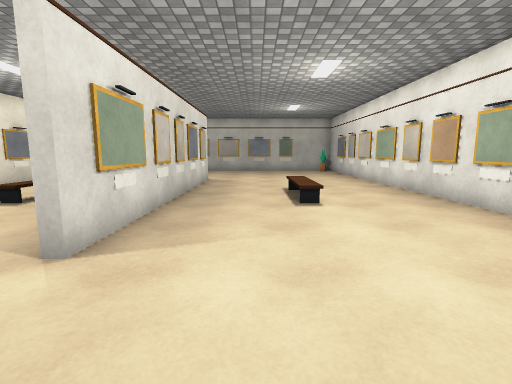
View 1 (above)

20 first-person views from a walk through a 3-D level made in the Unity game engine. The camera is 1.3 m above the floor, tilts 8° down and sees 85° across. The floor is counted in squares, 1 m on a side. Each view is taken from the middle of a square. On the plan, view 1 faces up. The plan holds only what a view shows up to about 13 squares ahead; the rest is blank. Some animated figures are not drawn. Surface patterns are stand-ins for the level's own textures.

View 2
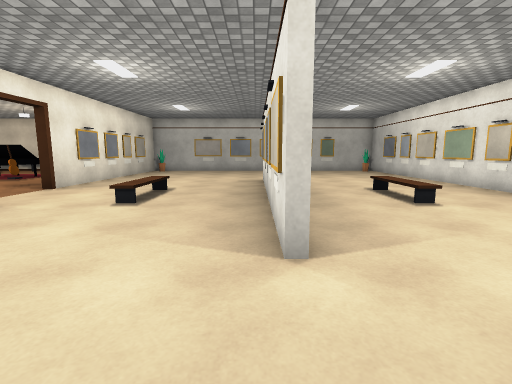

View 3
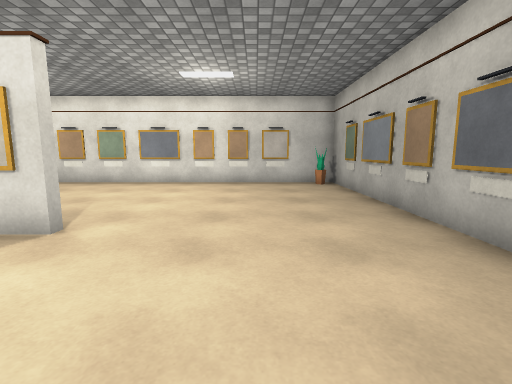

View 4
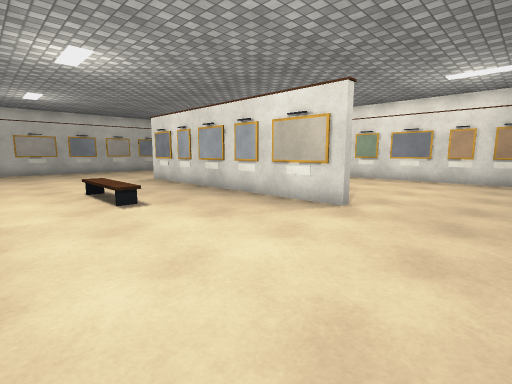

View 5
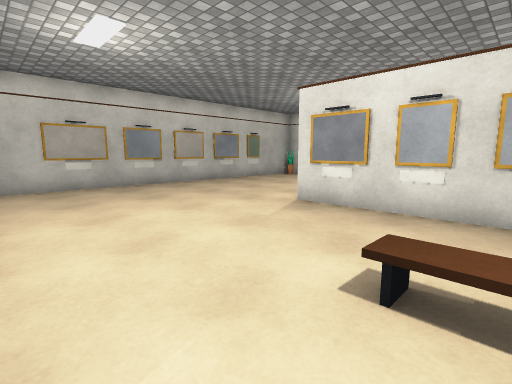

View 6
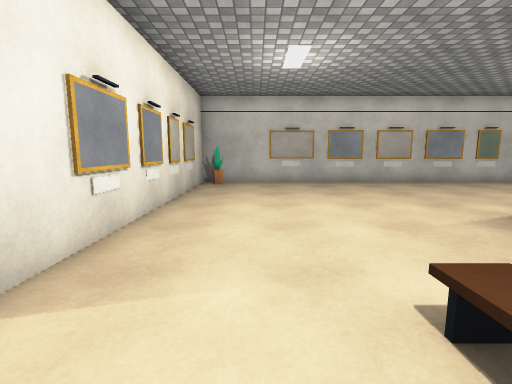

View 7
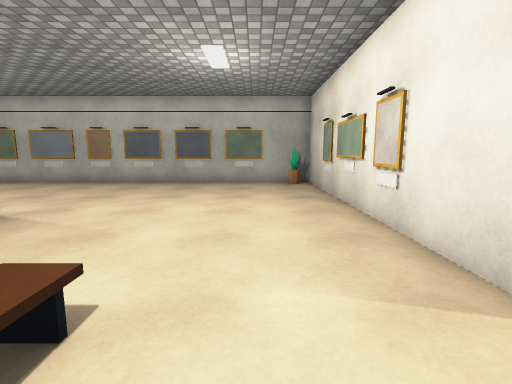

View 8
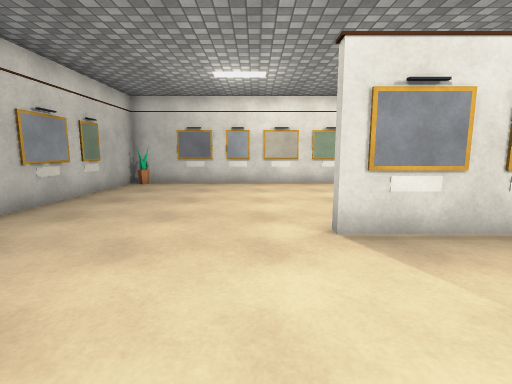

View 9
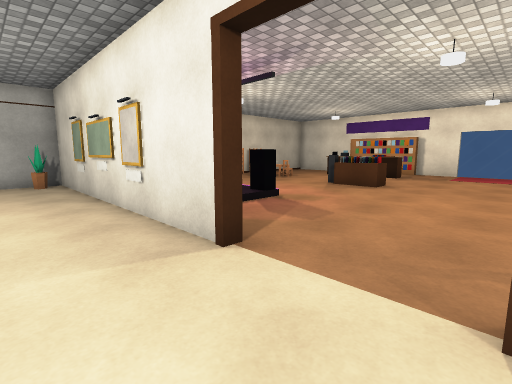

View 10
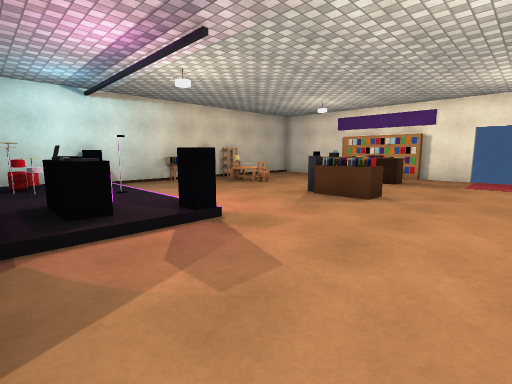

View 11
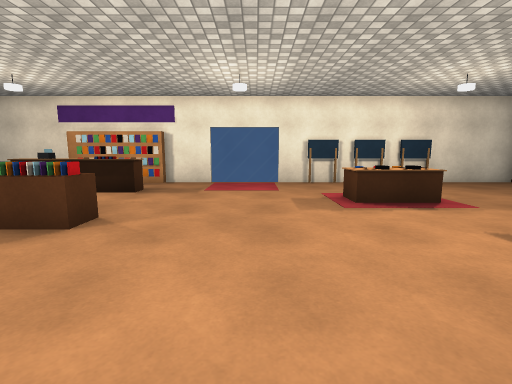

View 12
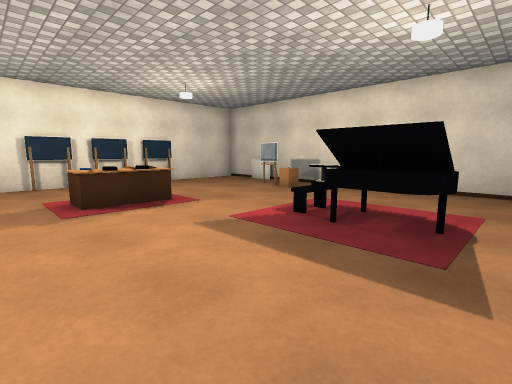

View 13
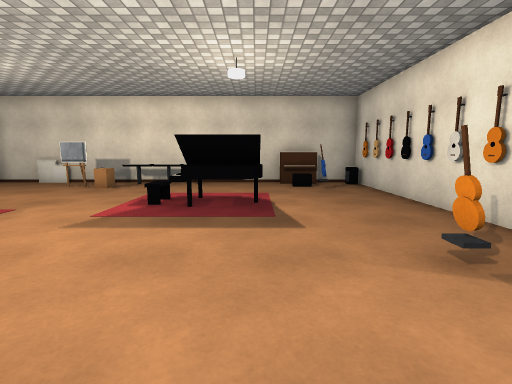

View 14
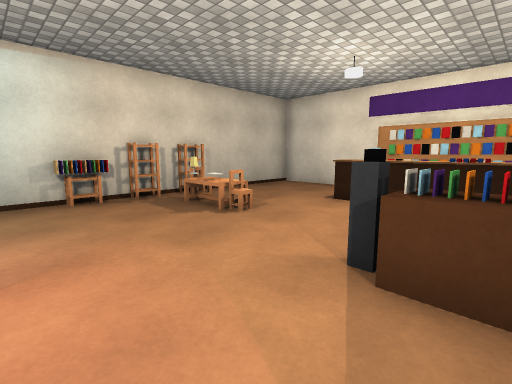

View 15
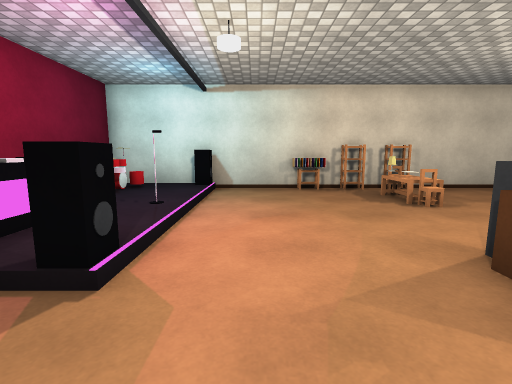

View 16
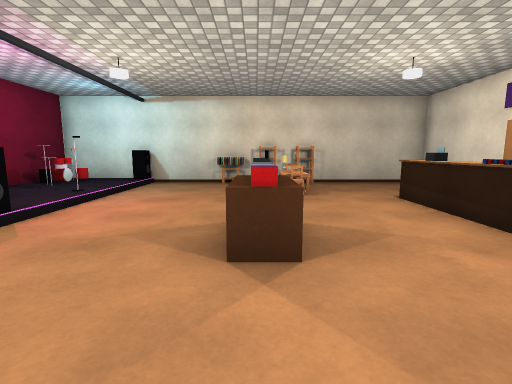

View 17
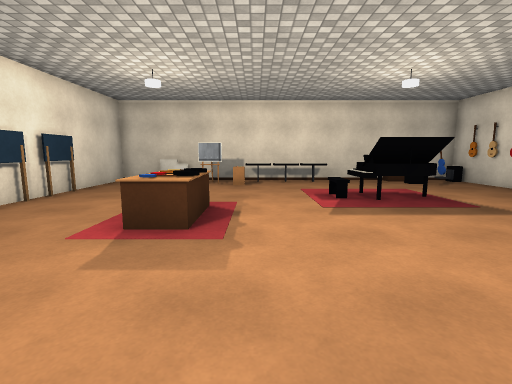

View 18
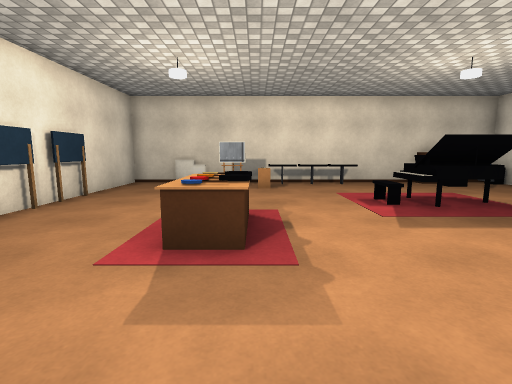

View 19
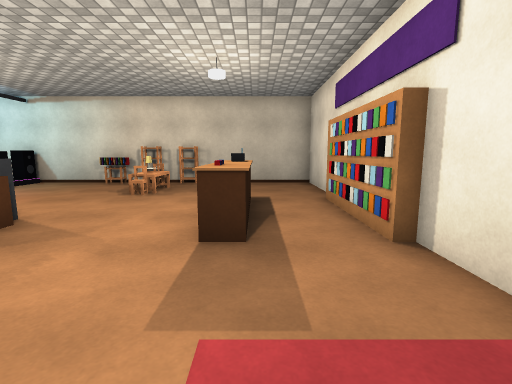

View 20
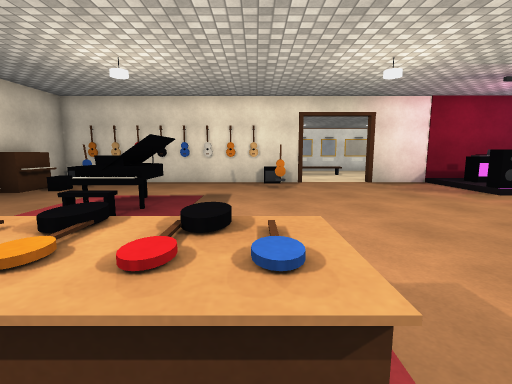

### Floor plan
Key: @ floor where view 1 was taken; # wall or solid block; . main floor; : floor 0.25 m higher than the main floor; = window, fence, low wall or low ledge; ^ raised ledge; O other object.
Columns run from 27 left of view 1 to 6 right of it. Each row starts with its distance up from view 1.
 21 #######    ##### #################
 20 #......^^^^..OO.O#...O.O.O.O.O..O#
 19 #....#O.......O..#...............#
 18 #.....O.......O..#..............O#
 17 #................#...............#
 16 #O........^^O....#..............O#
 15 #O........^OO....#...............#
 14 #O...O...........#..............O#
 13 #O...OO..........#......O#.......#
 12 #O...OO.........O#......O#......O#
 11 #O............O.##......O#.......#
 10 =................#.......#......O#
  9 =.......................O#.......#
  8 =........................#......O#
  7 #................#......O#.......#
  6 #.......O........#.......#......O#
  5  O.OO...O........#......O#.......#
  4  O.OO...O....O:O:#.......#......O#
  3  O.OO........::O:#...............#
  2  O.OO........::O:#..............O#
  1  O. O........#:::#..............O#
  0 #......O.....::O:#.........@.....#
 -1 #......O.....::O:#..............O#
 -2 #......O.....::O:#...............#
 -3 #.....OOOO...O:::#..O.O.O.O.O.O.O#
 -4 ######    ########################

Positions as (right, up) in squares from view 1, and headings:
1: (0, 0), facing up
2: (-3, 0), facing up
3: (-7, 0), facing right
4: (-9, 0), facing up-right
5: (-9, 9), facing up-right
6: (-8, 8), facing up
7: (-8, 9), facing down
8: (-7, 15), facing right
9: (-8, 10), facing down-left
10: (-11, 9), facing down-left
11: (-14, 9), facing left
12: (-14, 10), facing up-left
13: (-15, 8), facing up
14: (-16, 5), facing down-left
15: (-16, 7), facing down
16: (-19, 9), facing down
17: (-20, 7), facing up
18: (-21, 8), facing up
19: (-24, 9), facing down
20: (-23, 12), facing right
